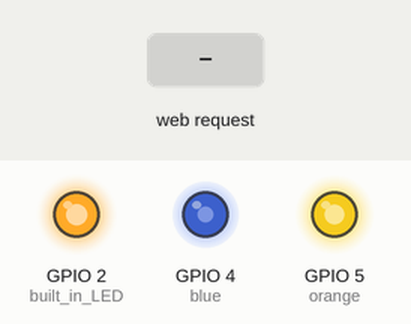
This sketch was run on a simulated ESP8266 (NodeMCU). Parts: output pins drawn as LEDs (lit = HIGH). Inputs (shaded band) come from the test bench. What the sketch prints to the serial monitor is not drawn.

Above: at 1.3 s.
1.4 s: HTTP request GET /I_slider received
2.9 s: HTTP request GET /led2on received
At 3.8 s:
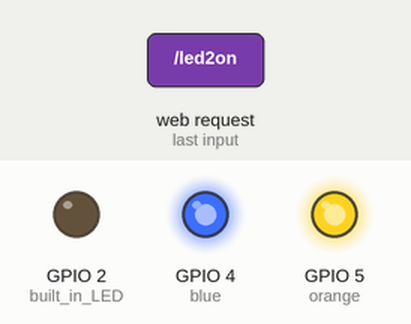
4.4 s: HTTP request GET / received
At 5.0 s:
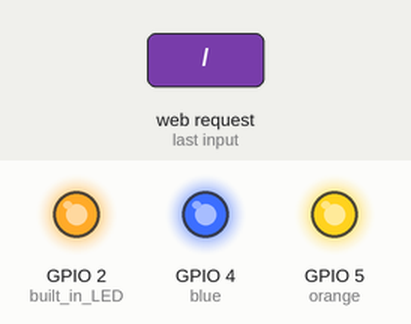
5.9 s: HTTP request GET /led2on?value=1 received
At 6.2 s:
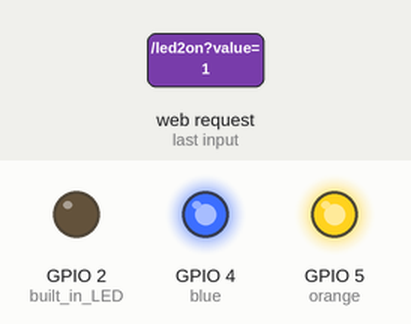
Timing chart, 0 to 8.4 s (numbered marks = the images above; inputs shaded):
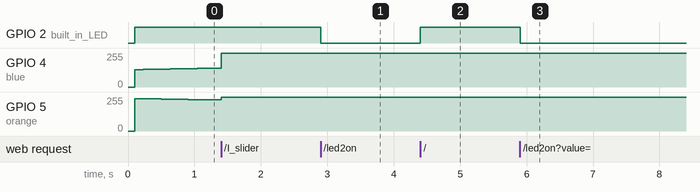

Measured:
- after the input at 2.9 s, GPIO 2 (built_in_LED): HIGH → LOW at once
- after the input at 4.4 s, GPIO 2 (built_in_LED): LOW → HIGH at once
- after the input at 5.9 s, GPIO 2 (built_in_LED): HIGH → LOW at once

The sketch:

espled.ino
```cpp
#include <ESP8266WiFi.h>
#include <ESP8266WebServer.h>
#include <math.h>

/* Put your SSID & Password */
const char* ssid = "Sunlight";  // Enter SSID here
const char* password = "espleded";  //make sure length of password ≥ 8

/* Put IP Address details */
IPAddress local_ip(192,168,1,1);
IPAddress gateway(192,168,1,1);
IPAddress subnet(255,255,255,0);

ESP8266WebServer server(80);

bool LED1status = LOW;
bool LED2status = LOW;

int max_temp = 5800;
int min_temp = 2700;

int C_val = min_temp;
int I_val = 90;


void setup() {
  Serial.begin(115200);
  pinMode(2, OUTPUT); //built in LED
  digitalWrite(2, LOW);

  WiFi.softAP(ssid, password);
  WiFi.softAPConfig(local_ip, gateway, subnet);
  delay(100);

  digitalWrite(2, HIGH);

  pinMode(4, OUTPUT); //blue
  pinMode(5, OUTPUT); //orange

  analogWrite(4, 255); //255 tursn off the LED
  analogWrite(5, 255);


  server.on("/", handle_OnConnect);
  server.on("/led1on", handle_led1on);
  server.on("/led1off", handle_led1off);
  server.on("/led2on", handle_led2on);
  server.on("/led2off", handle_led2off);
  server.onNotFound(handle_NotFound);

  server.on("/I_slider", handle_I_slider);
  server.on("/C_slider", handle_C_slider);

  server.begin();
  Serial.println("HTTP server started");
}

int color_dir = 1;
void loop() {
  server.handleClient();

  if(!LED2status)
  {digitalWrite(2, HIGH);}
  else
  {digitalWrite(2, LOW);}

  C_val += color_dir;
  if(C_val > max_temp || C_val < min_temp) color_dir *= -1;

  // if(C_val < min_temp) {
  //   C_val = min_temp;
  // }

  update_lights();

  float hours = 30/3600.;

  delay(long(hours * 3.6e6/(max_temp-min_temp)/2.0)); //make the delay amt variable depending on button
}

void handle_OnConnect() {
  LED1status = LOW;
  LED2status = LOW;
  Serial.println("GPIO7 Status: OFF | GPIO6 Status: OFF");
  server.send(200, "text/html", SendHTML(LED1status,LED2status));
}

void handle_led1on() {
  LED1status = HIGH;
  Serial.println("GPIO7 Status: ON");
  server.send(200, "text/html", SendHTML(true,LED2status));
}

void handle_led1off() {
  LED1status = LOW;
  Serial.println("GPIO7 Status: OFF");
  server.send(200, "text/html", SendHTML(false,LED2status));
}

void handle_led2on() {
  LED2status = HIGH;
  Serial.println("GPIO6 Status: ON");
  server.send(200, "text/html", SendHTML(LED1status,true));
}

void handle_led2off() {
  LED2status = LOW;
  Serial.println("GPIO6 Status: OFF");
  server.send(200, "text/html", SendHTML(LED1status,false));
}

void handle_NotFound(){
  server.send(404, "text/plain", "Not found");
}

void handle_C_slider() {
  String value = server.arg("value");
  C_val = value.toInt();
  update_lights();
}

//5800-2700K full color range if LED allowed to turn off

void handle_I_slider() {
  String value = server.arg("value");
  I_val = value.toInt();
  update_lights();
}

void update_lights(){
  float orange_val = 0;
  float blue_val = 0;
  float cutoff = 0.05;

  float C_val100 = 100 * (C_val - min_temp) / (max_temp - min_temp);

  if(I_val != 0){
    float I_exp = 100*(exp(0.03*I_val)-1) / (exp(0.03*100)-1); //inverse log scaling
    orange_val = I_exp*(100-C_val100)*0.6/10000.0 + cutoff;
    blue_val = I_exp*C_val100*0.6/10000.0 + cutoff;

    float net = orange_val + blue_val;
    if(net > 0.6){
      orange_val -= (net-0.6)/2.;
      blue_val -= (net-0.6)/2.;
    }
    // if(C_val100 == 0){
    //   blue_val = 0;
    // }else if(C_val100 == 100){
    //   orange_val = 0;
    // }

  }


  int duty_a = 255 - int(255 * orange_val);
  int duty_b = 255 - int(255 * blue_val);

  analogWrite(4, duty_a);
  analogWrite(5, duty_b);

  Serial.print("C_val: ");
  Serial.println(C_val);

  Serial.print("orange: ");
  Serial.print(orange_val);
  Serial.print(", blue: ");
  Serial.println(blue_val);
  server.send(200, "text/plain", "OK");
}

String SendHTML(uint8_t led1stat,uint8_t led2stat){
  String ptr = "<!DOCTYPE html> <html>\n";
  ptr +="<head><meta name=\"viewport\" content=\"width=device-width, initial-scale=1.0, user-scalable=no\">\n";
  ptr +="<title>LED Control</title>\n";
  ptr +="<style>html { font-family: Helvetica; display: inline-block; margin: 0px auto; text-align: center;}\n";
  ptr +="body{margin-top: 50px;} h1 {color: #444444;margin: 50px auto 30px;} h3 {color: #444444;margin-bottom: 50px;}\n";
  ptr +=".button {display: block;width: 80px;background-color: #1abc9c;border: none;color: white;padding: 13px 30px;text-decoration: none;font-size: 25px;margin: 0px auto 35px;cursor: pointer;border-radius: 4px;}\n";
  ptr +=".button-on {background-color: #1abc9c;}\n";
  ptr +=".button-on:active {background-color: #16a085;}\n";
  ptr +=".button-off {background-color: #34495e;}\n";
  ptr +=".button-off:active {background-color: #2c3e50;}\n";
  ptr +="p {font-size: 14px;color: #888;margin-bottom: 10px;}\n";
  ptr +="</style>\n";
  ptr +="</head>\n";
  ptr +="<body>\n";
  ptr +="<h1>ESP8266 Web Server</h1>\n";
  ptr +="<h3>Using Access Point(AP) Mode</h3>\n";

  if(led1stat)
  {ptr +="<p>LED1 Status: ON</p><a class=\"button button-off\" href=\"/led1off\">OFF</a>\n";}
  else
  {ptr +="<p>LED1 Status: OFF</p><a class=\"button button-on\" href=\"/led1on\">ON</a>\n";}

  if(led2stat)
  {ptr +="<p>LED2 Status: ON</p><a class=\"button button-off\" href=\"/led2off\">OFF</a>\n";}
  else
  {ptr +="<p>LED2 Status: OFF</p><a class=\"button button-on\" href=\"/led2on\">ON</a>\n";}

  ptr += "<input type=\"range\" min=\"" + String(min_temp) + "\" max=\"" + String(max_temp) + "\" value=\"" + String(C_val) + "\" id=\"C_slider\" oninput=\"update_C_slider(this.value)\" style=\"width: 100%; height: 30px;\">\n";
  ptr += "<p>Color: <span id=\"C_slider_value\">" + String(C_val) + "</span></p>\n";


  ptr += "<input type=\"range\" min=\"0\" max=\"100\" value=\"" + String(I_val) + "\" id=\"I_slider\" oninput=\"update_I_slider(this.value)\" style=\"width: 100%; height: 30px;\">\n";
  ptr += "<p>Intensity: <span id=\"I_slider_value\">" + String(I_val) + "</span></p>\n";

  // ptr += "<input type=\"number\" min=\"0\" max=\"23\" value=\"0\" id=\"hour_input\" style=\"width: 100%; height: 30px;\">\n";
  // ptr += "<p>Hour: <span id=\"hour_value\">0</span></p>\n";

  // ptr += "<input type=\"number\" min=\"0\" max=\"59\" value=\"0\" id=\"minute_input\" style=\"width: 100%; height: 30px;\">\n";
  // ptr += "<p>Minute: <span id=\"minute_value\">0</span></p>\n";


  ptr += "<script>\n";
  ptr += "function update_C_slider(value) {\n";
  ptr += " document.getElementById('C_slider_value').textContent = value;\n";
  // ptr += " document.body.style.backgroundColor = 'orange';\n";
  ptr += " var xhttp = new XMLHttpRequest();\n";
  ptr += " xhttp.open('GET', '/C_slider?value=' + value, true);\n";
  ptr += " xhttp.send();\n";
  ptr += "}\n";

  ptr += "function update_I_slider(value) {\n";
  ptr += " document.getElementById('I_slider_value').textContent = value;\n";
  // ptr += " document.body.style.backgroundColor = 'blue';\n";
  ptr += " var xhttp = new XMLHttpRequest();\n";
  ptr += " xhttp.open('GET', '/I_slider?value=' + value, true);\n";
  ptr += " xhttp.send();\n";
  ptr += "}\n";

  // ptr += "document.getElementById('hour_input').addEventListener('input', function() {\n";
  // ptr += " document.getElementById('hour_value').textContent = this.value;\n";
  // ptr += " var xhttp = new XMLHttpRequest();\n";
  // ptr += " xhttp.open('GET', '/hour_input?value=' + this.value, true);\n";
  // ptr += " xhttp.send();\n";
  // ptr += "});\n";

  // ptr += "document.getElementById('minute_input').addEventListener('input', function() {\n";
  // ptr += " document.getElementById('minute_value').textContent = this.value;\n";
  // ptr += " var xhttp = new XMLHttpRequest();\n";
  // ptr += " xhttp.open('GET', '/minute_input?value=' + this.value, true);\n";
  // ptr += " xhttp.send();\n";
  // ptr += "});\n";


  ptr += "</script>\n";


  ptr +="</body>\n";
  ptr +="</html>\n";
  return ptr;
}
```
